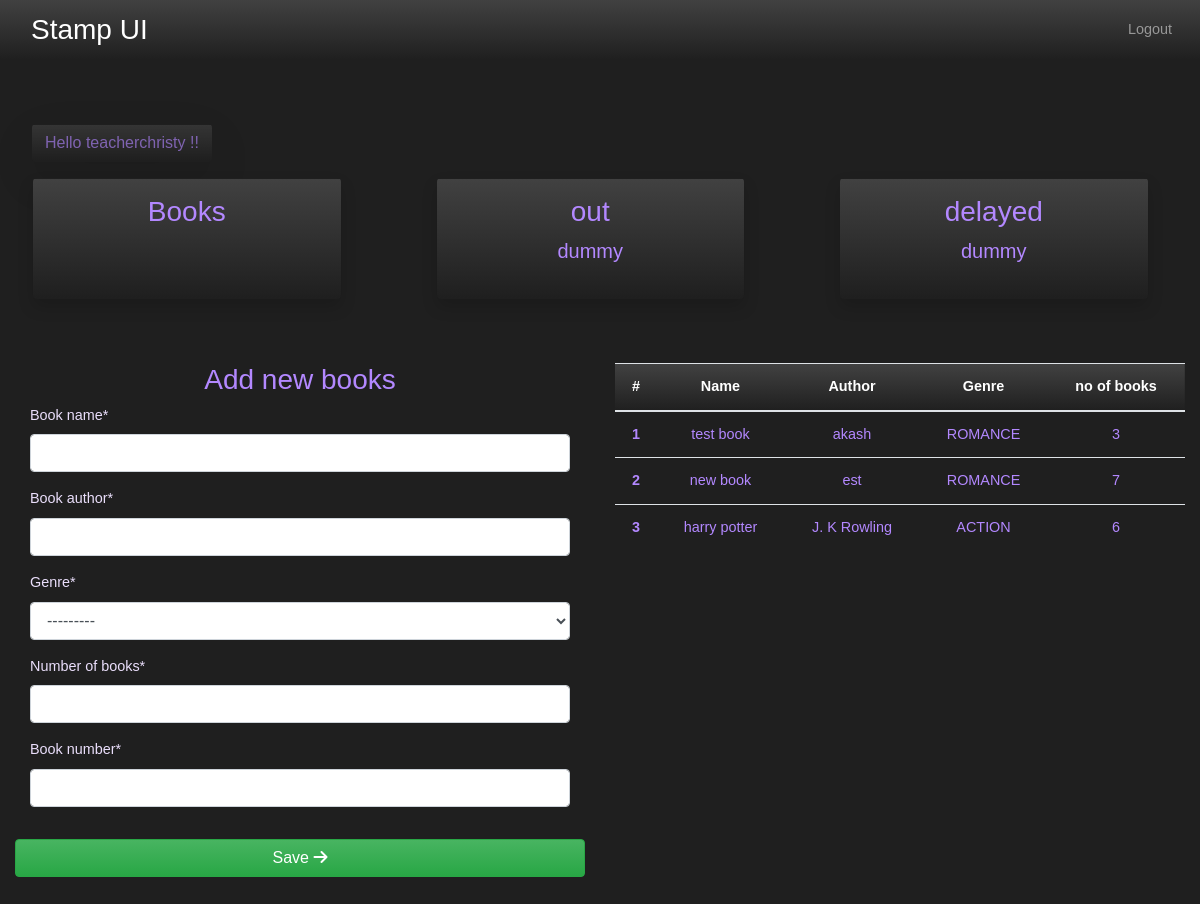
The app's page /librarian-home (signed in) with its own data.
### librarian/models.py (models this page shows)
class book_inventory(models.Model):
    GENRES = (
        ('ACTION', 'ACTION'),
        ('ROMANCE', 'ROMANCE'),
        ('THRILLER', 'THRILLER'),
        ('SUSPENSE', 'SUSPENSE'),
        ('COMEDY', 'COMEDY'),
        ('ACADMEDIC', 'ACADEMIC'),
        ('GENERAL', 'GENERAL'),
        ('STORYBOOK', 'STORYBOOK')
    )
    book_name = models.CharField(max_length = 40)
    book_author = models.CharField(max_length = 40)
    genre = models.CharField(max_length = 15, choices=GENRES)
    number_of_books = models.PositiveIntegerField()
    book_number = models.CharField(max_length = 15)
    def __str__(self):
        return self.book_name

### librarian/views.py (the view)
# urls.py: path('librarian-home', views.library_index, name='librarian-home'),
@login_required
def library_index(request):
    book = book_inventory.objects.all()
    print(book)
    sum_all_books = sum((item.number_of_books for item in book))
    form = BookForm()
    return render(request, 'librarian/library-home.html', {
        'sum_all_books': sum_all_books,
        'books': book,
        'form': form
    })

### librarian/forms.py
class BookForm(ModelForm):
    class Meta:
        model = book_inventory
        fields = [
            'book_name',
            'book_author',
            'genre',
            'number_of_books',
            'book_number'
        ]

### librarian/templates/librarian/library-home.html (shortened to what this page needs)
{% load static %} {% load crispy_forms_tags %}
<!DOCTYPE html>
<html lang="en">
<head>
    <link rel="stylesheet" href="https://use.fontawesome.com/releases/v5.0.13/css/all.css">
    <link rel="stylesheet" href="{% static 'css/app.css' %}">
</head>
<body>
    <nav class=" navbar navbar-expand-md navbar-dark bg-gradient-primary mb-5" id="libnav">
        <a href="{% url 'librarian-home' %}" class="navbar-brand col-sm-3 col-md-2 mr-0">
            <h3 class="mb-0">
                Stamp UI
            </h3>
        </a>
        <div class="collapse navbar-collapse" id="sideNavbar">
            <ul class="navbar-nav ml-auto">
                <ul class="navbar-nav ml-auto">
                    {% if user.is_authenticated%}
                    <li class="nav-item ml-auto">
                        <a href="{% url 'logout' %}" class="nav-link">
                            Logout
                        </a>
                    </li>
                    {% else %}
                    <li class="nav-item">
                        <a href="{% url 'login' %}" class="nav-link">
                            login
                        </a>
                    </li>
                    {% endif %}
                </ul>
            </ul>
        </div>
    </nav>
    <section id='welcomeText'>
        <div class="container-fluid p-3">
            <span class="btn bg-gradient-primary rounded disabled shadow-lg display-5 text-secondary ml-3">
                Hello {{request.user}} !!
            </span>
        </div>
    </section>
    <section id='usercounts justify-content-around'>
        <div class="row">
            <div class="btn py-3 text-secondary bg-gradient-primary col-md-3 mx-5 mb-3 shadow">
                <h3>
                    Books
                </h3>
            </div>
            <div class="btn py-3 text-secondary bg-gradient-primary col-md-3 mx-5 mb-3 shadow">
                <h3>
                    out
                </h3>
                <p class="lead">
                    dummy
                </p>
            </div>
            <div class="btn py-3 text-secondary bg-gradient-primary col-md-3 mx-5 mb-3 shadow">
                <h3>
                    delayed
                </h3>
                <p class="lead">
                    dummy
                </p>
            </div>
        </div>
    </section>
    <section id="book_form" class="container-fluid my-5">
        <div class="row">
            <form method="POST" action='add-library-books' class="col-md-6 order-2 order-md-1">
                <div class="container">
                    <h3 class="text-center text-secondary">
                        Add new books
                    </h3>
                    <fieldset class="form-group">
                        {{ form|crispy }}
                    </fieldset>
                </div>
                <div class="form-group">
                    <button class="btn btn text-white btn-block btn-success" type="submit">
                        Save
                        <i class="fas fa-arrow-right"></i>
                    </button>
                </div>
            </form>
            <div class="table-responsive col-md-6 order-1 order-md-2">
                <table class="table table-hover">
                    <thead class="bg-gradient-primary text-center text-white">
                        <tr>
                            <th scope="col">#</th>
                            <th scope="col">Name</th>
                            <th scope="col">Author</th>
                            <th scope="col">Genre</th>
                            <th scope="col">no of books</th>
                        </tr>
                    </thead>
                    <tbody>
                        {% for book in books%}
                        <tr class="text-secondary text-center">
                            <th scope="row">{{book.id}}</th>
                            <td>{{book.book_name}}</td>
                            <td>{{book.book_author}}</td>
                            <td>{{book.genre}}</td>
                            <td>{{ book.number_of_books }}</td>
                        </tr>
                        {% endfor %}
                    </tbody>
                </table>
            </div>
    </section>
</body>
</html>

### records on screen
book_inventory: id "1", book_name "test book", book_author "akash", genre "ROMANCE", number_of_books "3"
book_inventory: id "2", book_name "new book", book_author "est", genre "ROMANCE", number_of_books "7"
book_inventory: id "3", book_name "harry potter", book_author "J. K Rowling", genre "ACTION", number_of_books "6"

### other values on screen
{{ request.user }} "teacherchristy"
